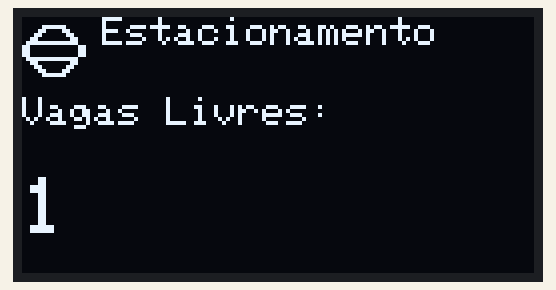
The program below on a simulated Raspberry Pi Pico. Parts: 128×64 one-colour display.

Above: at 0.1 s.

The program:

main.cpp
```cpp
#include <Arduino.h>
#include <Wire.h>
#include <Adafruit_GFX.h>
#include <Adafruit_SSD1306.h>

// Definições do display OLED
#define SCREEN_WIDTH 128
#define SCREEN_HEIGHT 64
#define OLED_RESET -1
#define OLED_ADDRESS 0x3C

// Instância do display OLED via I²C
Adafruit_SSD1306 display(SCREEN_WIDTH, SCREEN_HEIGHT, &Wire, OLED_RESET);

// Bitmap de 16x16 pixels para o símbolo de estacionamento (exemplo)
// Esse desenho é apenas ilustrativo e pode ser alterado conforme necessário.
// Cada byte representa 8 pixels; utilize ferramentas on-line ou editores de bitmap para criar o seu.
const unsigned char parkingIcon[] PROGMEM = {
  0x00, 0x00,  // linha 0
  0x00, 0x00,  // linha 1
  0x07, 0xE0,  // linha 2: 0000 0111 1110 0000
  0x0C, 0x30,  // linha 3: 0000 1100 0011 0000
  0x18, 0x18,  // linha 4: 0001 1000 0001 1000
  0x30, 0x0C,  // linha 5: 0011 0000 0000 1100
  0x7F, 0xFC,  // linha 6: 0111 1111 1111 1100
  0xC0, 0x03,  // linha 7: 1100 0000 0000 0011
  0xC0, 0x03,  // linha 8
  0xC0, 0x03,  // linha 9
  0x7F, 0xFC,  // linha 10
  0x30, 0x0C,  // linha 11
  0x18, 0x18,  // linha 12
  0x0C, 0x30,  // linha 13
  0x07, 0xE0,  // linha 14
  0x00, 0x00   // linha 15
};

void setup() {
  Serial.begin(115200);


  // Inicializa o barramento I²C (os pinos padrão para o Arduino Mbed Core na Pico são GP4 - SDA e GP5 - SCL)
  Wire.begin();

  // Inicializa o display OLED
  if (!display.begin(SSD1306_SWITCHCAPVCC, OLED_ADDRESS)) {
    Serial.println("Falha ao inicializar o display OLED!");
    while (1); // Caso não consiga inicializar, trava aqui.
  }

  display.clearDisplay();

  // Desenha o ícone de estacionamento
  // Parâmetros: x, y, ponteiro para o bitmap, largura, altura, cor
  display.drawBitmap(0, 0, parkingIcon, 16, 16, SSD1306_WHITE);

  // Exibe um título ou legenda
  display.setTextSize(1);              // Texto menor para o título
  display.setTextColor(SSD1306_WHITE);
  display.setCursor(20, 0);            // Posiciona o texto ao lado do ícone
  display.println("Estacionamento");

  // Exibe um subtítulo, por exemplo, "Vagas Livres:"
  display.setTextSize(1);
  display.setCursor(0, 20);
  display.println("Vagas Livres:");

  // Exibe o número de vagas livres – ajuste o valor conforme a sua aplicação
  display.setTextSize(2);
  display.setCursor(0, 40);
  display.println("1");  // Exemplo: 12 vagas livres

  // Atualiza o display para mostrar o conteúdo desenhado
  display.display();
}

void loop() {
  // O loop não precisa executar nada para este exemplo.
}
```
